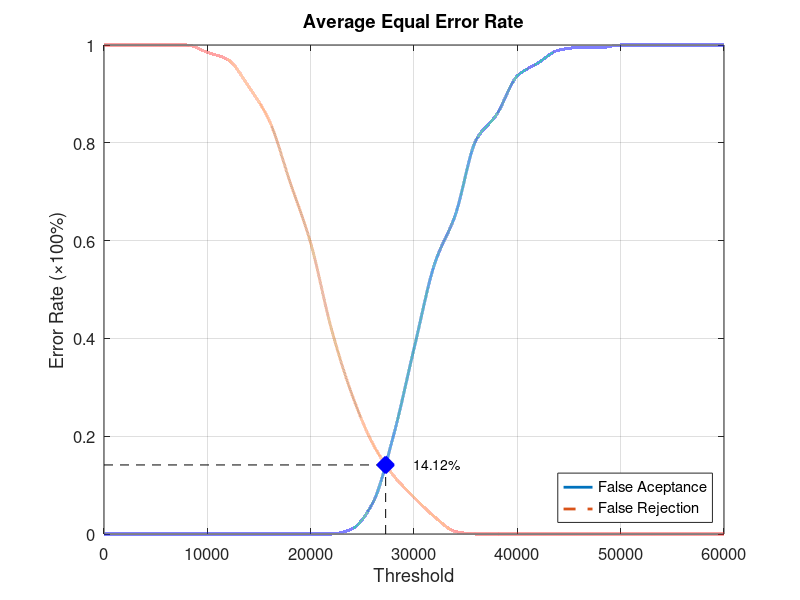
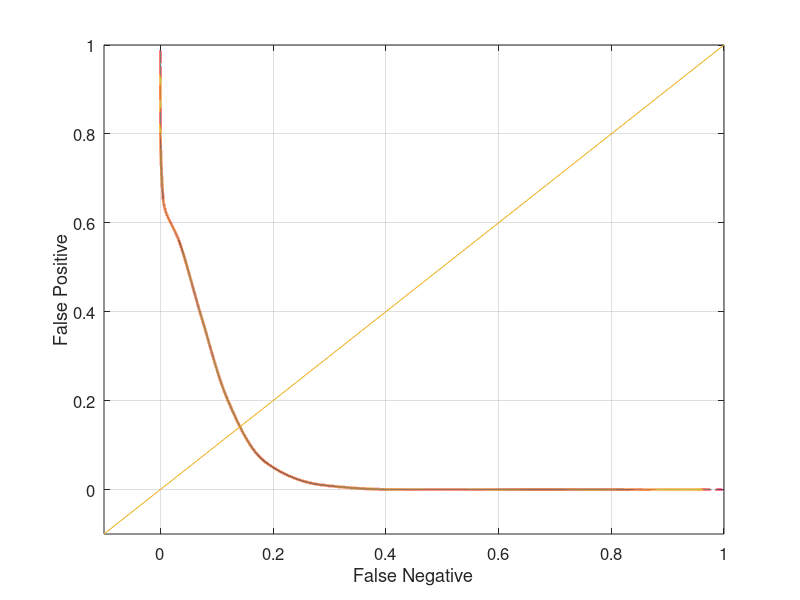

Write MATLAB code to recreate these figures, in order.
function yEER = Database2_4
close all;
clear;
clc;
x = 0:2000:60000;
xq = 0:0.5:60000;

y0 = [0 0 0 0 0 0 0 0 0 0 0 0 0.0105263 0.0631579 0.2 0.378947 0.552632 0.652632 0.805263 0.857895 0.936842 0.963158 0.989474 0.994737 0.994737 1 1 1 1 1 1];
yy0 = interp1(x, y0, xq, 'pchip');
y1 = [1 1 1 1 1 0.985 0.97 0.915 0.845 0.72 0.595 0.42 0.285 0.185 0.12 0.075 0.035 0.005 0 0 0 0 0 0 0 0 0 0 0 0 0];
yy1 = interp1(x, y1, xq, 'pchip');

% Calculating EER: 
y2 = abs(y0 - y1);
find(y2 == min(y2))
yy2 = abs(yy0 - yy1);
xEER = find(yy2 == min(yy2));
xEERIndex = xq(xEER) % X-axis EER
yEER = yy0(xEER) % Y-axis EER

main = figure
plot(xq, yy0,'-','LineWidth', 2);	hold on
plot(xq, yy1,'--','LineWidth', 2);	hold on
plot([xEERIndex xEERIndex], [0 yEER], 'k--');	hold on
plot([0 xEERIndex], [yEER yEER], 'k--');	hold on
plot(xEERIndex, yEER, 'bx', 'LineWidth', 10);	hold on
text(xEERIndex + 10 * xEERIndex / 100, yEER, [num2str(round((10000 * yEER)) / 100) '%'])
legend('False Aceptance', 'False Rejection', 'Location', 'SouthEast')
xlabel('Threshold')
ylabel('Error Rate (\times100%)')
title('Average Equal Error Rate')
set(gca, 'FontSize', 12)
axis([0 60000 0 1])
grid on

print(main, 'Database2_4Main', '-dpng');
FNRxFPR = figure('Color', [1 1 1]);
plot(yy1, yy0, '-', yy1, yy0, 'LineWidth', 2);
hold on
y = -0.1:0.1:1
plot(y, y); 
set(gca, 'FontSize', 12)
xlabel('False Negative')
ylabel('False Positive')
axis([-0.1 1 -0.1 1])
set(gca, 'FontSize', 12)
grid on

print(FNRxFPR, 'Database2_4FNRxFPR','-dpng');
end
